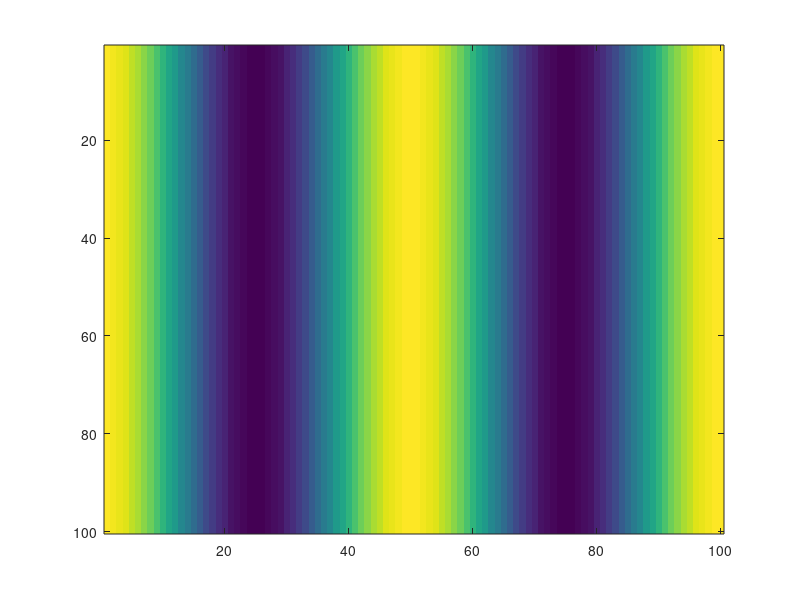

MATLAB code for this plot: (Note: this script raises an error after producing the figure.)
%Gabor Patch Demo
%from:
%http://www.icn.ucl.ac.uk/courses/MATLAB-Tutorials/Elliot_Freeman/html/gabor_tutorial.html

gaussianWindow = 0;

%parameters
imSize = 100;                           % image size: n X n
lamda = 50;                             % wavelength (number of pixels per cycle)
theta = 0;                              % grating orientation
sigma = 10;                             % gaussian standard deviation in pixels
phase = .25;                            % phase (0 -> 1)
trim = .005;                             % trim off gaussian values smaller than this


%make linear ramp
X = 1:imSize;                           % X is a vector from 1 to imageSize
X0 = (X / imSize) - .5;                 % rescale X -> -.5 to .5
figure;                                 % make new figure window
plot(X0);                               % plot ramp


%plot 1 dimensional sinewave
sinX = sin(X0 * 2*pi);                  % convert to radians and do sine
plot(sinX);                             % plot a 1D sinewave!


%change wavelength and phase
freq = imSize/lamda;                    % compute frequency from wavelength
Xf = X0 * freq * 2*pi;                  % convert X to radians: 0 -> ( 2*pi * frequency)
sinX = sin(Xf) ;                        % make new sinewave
plot(sinX, 'r-');                       % plot in red
phaseRad = (phase * 2* pi);             % convert to radians: 0 -> 2*pi
sinX = sin( Xf + phaseRad) ;            % make phase-shifted sinewave
hold on;                                % superimpose next plot on last
plot(sinX, 'g-');                       % plot in green
hold off;                               % next plot overwrites this one


%2 dimensional grating
[Xm Ym] = meshgrid(X0, X0);             % 2D matrices
imagesc( [ Xm Ym ] );                   % display Xm and Ym
colorbar; axis off                      % add colour bar to see values


%put 2-d ramps through sine
Xf = Xm * freq * 2*pi;
grating = sin( Xf + phaseRad);          % make 2D sinewave
imagesc( grating, [-1 1] );             % display
colormap gray(256);                     % use gray colormap (0: black, 1: white)
axis off; axis image;                   % use gray colormap




%Change orientation by adding Xm and Ym together in different proportions

thetaRad = (theta / 360) * 2*pi;        % convert theta (orientation) to radians
Xt = Xm * cos(thetaRad);                % compute proportion of Xm for given orientation
Yt = Ym * sin(thetaRad);                % compute proportion of Ym for given orientation
XYt = [ Xt + Yt ];                      % sum X and Y components
XYf = XYt * freq * 2*pi;                % convert to radians and scale by frequency
grating = sin( XYf + phaseRad);                   % make 2D sinewave
imagesc( grating, [-1 1] );                     % display
axis off; axis image;    % use gray colormap


%Make a gaussian mask
%first look at the 1D function

if gaussianWindow == 1
    s = sigma / imSize;                     % gaussian width as fraction of imageSize
    Xg = exp( -( ( (X0.^2) ) ./ (2* s^2) ));% formula for 1D gaussian
    Xg = normpdf(X0, 0, (20/imSize)); Xg = Xg/max(Xg);  % alternative using normalized probability function (stats toolbox)
    plot(Xg)
    
    
    %make a 2-d gaussian blob
    
    gauss = exp( -(((Xm.^2)+(Ym.^2)) ./ (2* s^2)) ); % formula for 2D gaussian
    imagesc( gauss, [-1 1] );                        % display
    axis off; axis image;     % use gray colormap
    
    
    
    %Now multply grating and gaussian to get a GABOR
    
    gauss(gauss < trim) = 0;                 % trim around edges (for 8-bit colour displays)
    gabor = grating .* gauss;                % use .* dot-product
    imagesc( gabor, [-1 1] );                        % display
    axis off; axis image;                    % use gray colormap
    axis image; axis off; colormap gray(256);
    set(gca,'pos', [0 0 1 1]);               % display nicely without borders
    set(gcf, 'menu', 'none', 'Color',[.5 .5 .5]); % without background
end
